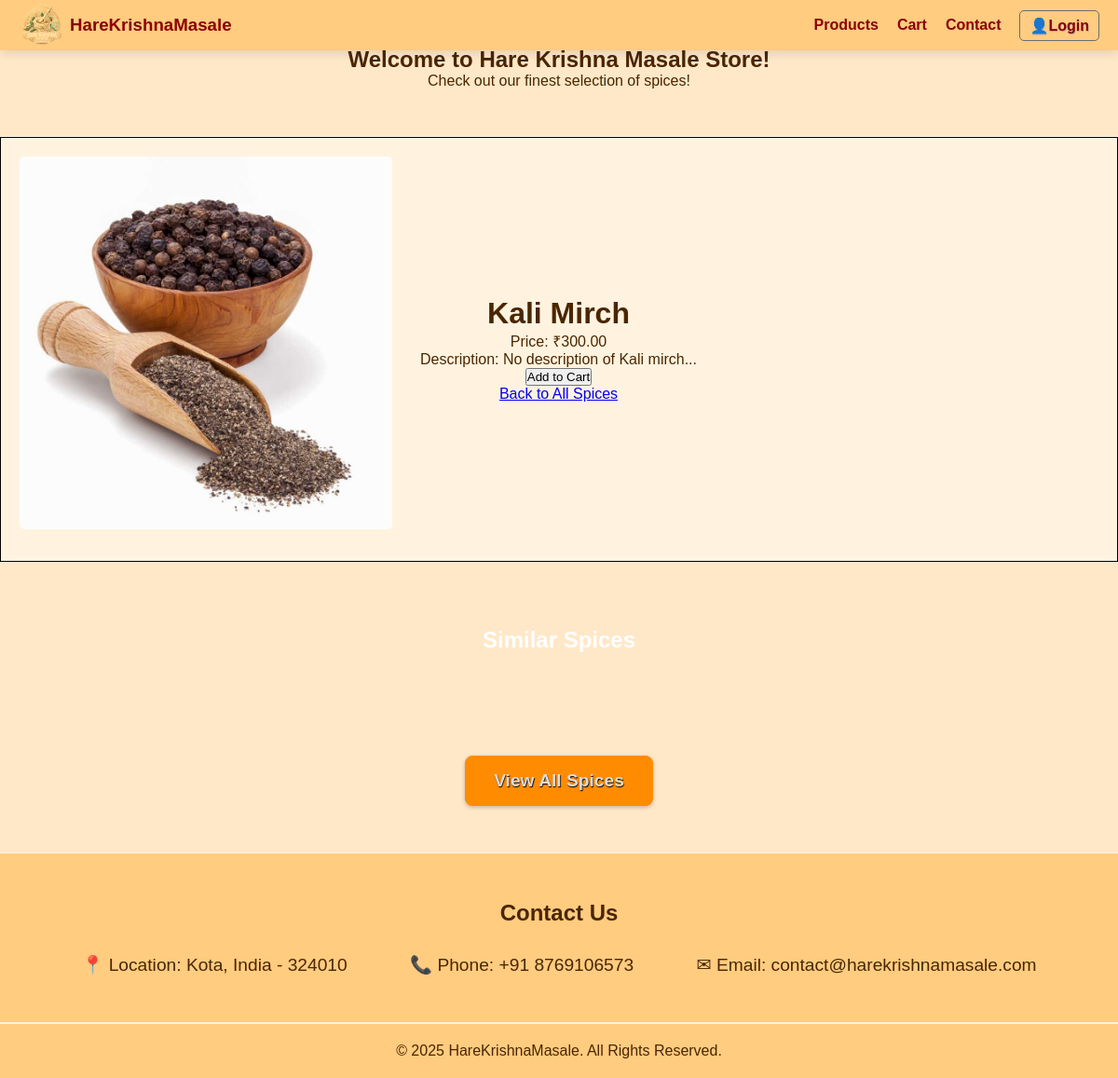
The page /products/1/ on the database its author committed.
### apps/products/models.py (models this page shows, shortened)
class Product(models.Model):
    name = models.CharField(max_length=255)
    description = models.TextField()
    price = models.DecimalField(max_digits=10, decimal_places=2)
    image = models.ImageField(upload_to='product_images/')
    stock = models.PositiveIntegerField(default=0)
    created_at = models.DateTimeField(auto_now_add=True)

### apps/products/views.py (the view)
# urls.py: path('<int:product_id>/', views.product_detail, name='product-detail'),
def product_detail(request, product_id):
    product = get_object_or_404(Product, id=product_id)  # Fetch the product
    return render(request, 'products/product_detail.html', {'product': product})

### templates/products/product_detail.html (shortened to what this page needs)
<!DOCTYPE html>
<html lang="en">
<head>
    {% load static %}
    <link rel="stylesheet" href="{% static 'harekrishnamasale/homepage.css' %}">
    <link rel="stylesheet" href="{% static 'products/products.css' %}">
</head>
<body>
    <header>
        <nav>
            <a href="/" class="logo">
                <img src="/media/homepage/logo.png" alt="HareKrishnaMasale Logo">
                <h3>HareKrishnaMasale</h3>
            </a>
            <ul>
                <li><a href="{% url 'product-list' %}">Products</a></li>
                <li><a href="{% url 'cart:cart-detail' %}">Cart</a></li>
                <li><a href="#contact">Contact</a></li>
                {% if user.is_authenticated %}
                    <li class="user-dropdown">
                        <span id="user-toggle" class="user-name">👤 {{ user.username }}</span>
                        <ul id="user-menu" class="dropdown-menu">
                            <li><a href="{% url 'users:profile' %}">Your Profile</a></li>
                            <li>Your Orders</li>
                            <li>
                                <form method="POST" action="{% url 'logout' %}">
                                  {% csrf_token %}
                                  <button type="submit" class="logout-btn">Logout</button>
                                </form>
                            </li>
                        </ul>
                    </li>
                {% else %}
                    <li class="user-dropdown">
                        <a href="{% url 'login' %}"><span id="user-toggle" class="user-name">👤Login</span></a>
                    </li>
                {% endif %}
            </ul>
        </nav>
    </header>
    <section class="products">
        <h2>Welcome to Hare Krishna Masale Store!</h2>
        <p>Check out our finest selection of spices!</p>
    </section>
    {% block content %}
        <div class="product-detail">
            <div>
                <img src="{{ product.image.url }}" alt="{{ product.name }}">
            </div>
            <div id="product-detail-about">
                <h1>{{ product.name }}</h1>
                <p>Price: ₹{{ product.price }}</p>
                <p>Description: {{ product.description }}</p>
                <form action="{% url 'cart:cart-add' product.id %}" method="post">
                    <button type="submit">Add to Cart</button>
                </form>
                <a href="/products/">Back to All Spices</a>
            </div>
        </div>
    {% endblock %}
    <section class="products">
        <h1>Similar Spices</h1>
        <div class="product-grid">
        </div>
        <a href="{% url 'product-list' %}" class="cta">View All Spices</a>
    </section>
    <section id="contact">
        <h2>Contact Us</h2>
        <div class="contact-info">
            <div>📍 Location: Kota, India - 324010</div>
            <div>📞 Phone: +91 8769106573</div>
            <div>✉ Email: contact@harekrishnamasale.com</div>
        </div>
    </section>
    <footer>
        <p>&copy; 2025 HareKrishnaMasale. All Rights Reserved.</p>
    </footer>
</body>
</html>

### static/harekrishnamasale/homepage.css (style rules this page uses)
* { margin: 0; padding: 0; box-sizing: border-box; font-family: Arial, sans-serif; }
body { font-family: Arial, sans-serif; background-color: #fff3e0; color: #4a2600; text-align: center; min-height:100vh; }
header { position: fixed; top: 0; width: 100%; background: #ffcc80; padding: 2px 0; box-shadow: 0px 4px 10px rgba(0, 0, 0, 0.1); z-index: 1000; transition: all 0.3s ease-in-out; }
nav { display: flex; justify-content: space-between; align-items: center; padding: 0 20px; }
.logo { display: flex; align-items: center; gap: 5px; text-decoration: none; color: #8b0000; }
.logo img { height: 50px; }
ul { list-style: none; display: flex; gap: 20px; align-items: center; }
ul li a { text-decoration: none; color: #8b0000; font-size: 1em; font-weight: bold; transition: 0.2s ease-in-out; cursor: pointer; }
.user-dropdown { position: relative; list-style: none; }
.user-name { padding: 6px 10px; display: inline-block; background-color: #ffcc80; text-shadow: 0.6px 0.6px 1px rgb(167, 167, 167); border-radius: 5px; border: 1px solid rgb(109, 109, 109); white-space: nowrap; overflow: hidden; text-overflow: ellipsis; max-width: 120px; vertical-align: middle; transition: box-shadow 0.3s ease; font-size: 1rem; cursor: pointer; }
.cta { display: inline-block; padding: 15px 30px; background: #ff8c00; border: 1px solid #ff8c00; border-radius: 8px; font-weight: bold; text-decoration: none; font-size: 1.2em; margin-top: 20px; color: #ddd; text-shadow: 0.6px 0.6px 1px black; box-shadow: rgba(0, 0, 0, 0.24) 0px 1.5px 4px; }
.products { position: relative; padding: 50px 20px; background: #ff8c001b; margin-bottom: 1px; overflow: hidden; }
.products::before { content: ""; position: absolute; top: 0; left: 0; width: 100%; height: 100%; background: url('/media/homepage/about-bg.jpg') center/cover no-repeat; filter: blur(5px) brightness(70%); opacity: 0.7; z-index: -1; }
.products h1 { padding: 20px; color: white; margin-bottom: 30px; }
.product-grid { display: flex; flex-wrap: wrap; justify-content: center; gap: 40px 70px; padding: 20px; }
#contact { padding: 50px 20px; background: #ffcc80; color: #4a2600; }
#contact h2 { margin-bottom: 30px; }
.contact-info { display: flex; justify-content: space-evenly; flex-wrap: wrap; }
.contact-info div { font-size: 1.2em; }
footer { background: #ffcc80; color: #4a2600; padding: 20px; margin-top: 2px; }

### static/products/products.css (style rules this page uses)
.product-detail { align-items: center; width: 100%; height: fit-content; gap: 30px; padding: 20px; display: flex; border: 1px black solid; }
#product-detail-about { align-items: center; justify-items: center; justify-content: center; gap: 20px; }
.product-detail img { width: auto; max-width: 400px; height: auto; border-radius: 5px; margin-bottom: 10px; }

### rows shown on the page
Product: image (picture), name "Kali Mirch", price "300.00", description "No description of Kali mirch..."
